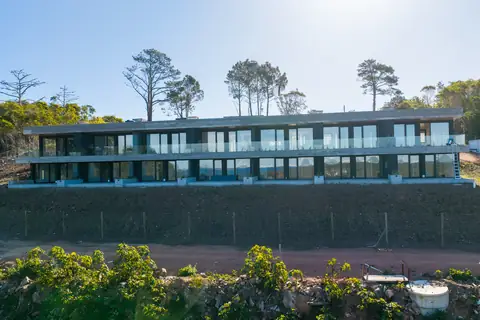
#> input picture baleia/media/fotos/02_aerea_bloque2_oblicua_cercana.thumb.webp, 480 x 320 px
$ python -i dzi.py   (imports and definitions only)
#> lines starting #> are read from the running program, lines starting #| are printed output that depends on the picture
"""Piramide deep-zoom (DZI) para planos gigapixel.

Metodo principal: invocar `vips dzsave` como proceso externo
(--tile-size 512 --overlap 1), que es la herramienta estandar y mucho mas
rapida/eficiente en memoria que cualquier implementacion pura en Python
para imagenes gigapixel.

`vips` no esta garantizado en toda maquina de desarrollo (en este Mac no
esta instalado). Si no se encuentra el binario:
  1. Se informa el comando de instalacion (`brew install vips`).
  2. Si se paso --fallback-pillow, se usa un fallback puro en Pillow que
     genera una piramide DZI equivalente (mas lento y con mayor uso de
     memoria: no recomendado para imagenes realmente gigapixel, pero
     suficiente para no bloquear el desarrollo/tests).
"""
from __future__ import annotations

import argparse
import json
import math
import os
import shutil
import subprocess
import sys
from typing import Dict, List

from PIL import Image

VIPS_INSTALL_HINT = "vips no esta instalado. Instalalo con: brew install vips"


def vips_available() -> bool:
    return shutil.which("vips") is not None


# [28 lines left out: function run_vips_dzsave, not called in this run]


def _pillow_dzsave(
    image_path: str,
    out_basename: str,
    tile_size: int = 512,
    overlap: int = 1,
    fmt: str = "jpg",
) -> Dict:
    """Fallback puro en Pillow, compatible con el layout DZI estandar
    (Deep Zoom Image de OpenSeadragon/Seadragon):
      {out_basename}.dzi                  -> manifest XML
      {out_basename}_files/{level}/{c}_{r}.{ext}

    No es apto para imagenes realmente gigapixel (todo se mantiene en
    memoria con Pillow), pero produce una piramide funcionalmente
    equivalente para desarrollo/tests cuando vips no esta disponible.
    """
#> called with out_basename = 'out.png', tile_size = 512, overlap = 1, fmt = 'jpg'
    img = Image.open(image_path).convert("RGB")
#> img is the input picture: PIL image 480x320 RGB; mean R, G, B 108.7, 126.4, 131.3
    width, height = img.size
#> width = 480; height = 320

    max_level = int(math.ceil(math.log2(max(width, height))))
#> max_level = 9
    files_dir = f"{out_basename}_files"
    os.makedirs(files_dir, exist_ok=True)

    tile_counts = {}
    current = img
    for level in range(max_level, -1, -1):
        level_dir = os.path.join(files_dir, str(level))
        os.makedirs(level_dir, exist_ok=True)
        w, h = current.size
        n_cols = math.ceil(w / tile_size)
        n_rows = math.ceil(h / tile_size)
        count = 0
        for row in range(n_rows):
            for col in range(n_cols):
                left = max(0, col * tile_size - overlap)
                top = max(0, row * tile_size - overlap)
                right = min(w, (col + 1) * tile_size + overlap)
                bottom = min(h, (row + 1) * tile_size + overlap)
                tile = current.crop((left, top, right, bottom))
                out_path = os.path.join(level_dir, f"{col}_{row}.{fmt}")
                if fmt == "jpg":
                    tile.save(out_path, format="JPEG", quality=85, optimize=True)
                else:
                    tile.save(out_path, format=fmt.upper())
                count += 1
        tile_counts[level] = count
        if w <= 1 and h <= 1:
            break
        new_w = max(1, math.ceil(w / 2))
        new_h = max(1, math.ceil(h / 2))
        current = current.resize((new_w, new_h), Image.LANCZOS)
#> this loop made 10 passes
#> pass 1, in _pillow_dzsave, `current = current.resize((new_w, new_h), Image.LANCZOS)`:
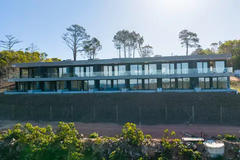
#> current: PIL image 240x160 RGB; mean R, G, B 108.7, 126.4, 131.3
#> pass 2, in _pillow_dzsave, `current = current.resize((new_w, new_h), Image.LANCZOS)`:
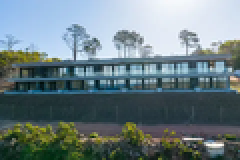
#> current: PIL image 120x80 RGB (shown 2 times larger); mean R, G, B 108.7, 126.4, 131.3
#> pass 3, in _pillow_dzsave, `current = current.resize((new_w, new_h), Image.LANCZOS)`:
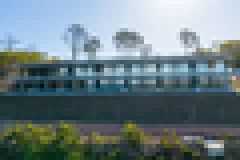
#> current: PIL image 60x40 RGB (shown 4 times larger); mean R, G, B 108.7, 126.4, 131.3
#> after the loop, tile_counts = 10 items

    dzi_xml = (
        '<?xml version="1.0" encoding="UTF-8"?>\n'
        f'<Image TileSize="{tile_size}" Overlap="{overlap}" Format="{fmt}" '
        'xmlns="http://schemas.microsoft.com/deepzoom/2008">\n'
        f'  <Size Width="{width}" Height="{height}"/>\n'
        "</Image>\n"
    )
    dzi_path = f"{out_basename}.dzi"
    with open(dzi_path, "w", encoding="utf-8") as f:
        f.write(dzi_xml)

    return {
        "engine": "pillow-fallback",
        "dzi": dzi_path,
        "tiles_dir": files_dir,
        "levels": max_level + 1,
        "tile_counts_by_level": tile_counts,
        "note": (
            "Fallback puro en Pillow: no recomendado para gigapixel real. "
            "Instalar vips (brew install vips) para produccion."
        ),
    }


# [49 lines left out: functions generate_dzi, build_arg_parser, main, not called in this run]


# [2 lines not run here, left out]

>>> result = _pillow_dzsave('../../../baleia/media/fotos/02_aerea_bloque2_oblicua_cercana.thumb.webp', 'out.png')
#> result = 6 items

$ run again, on baleia/media/fotos/04_aerea_skyline_punta_del_este.webp
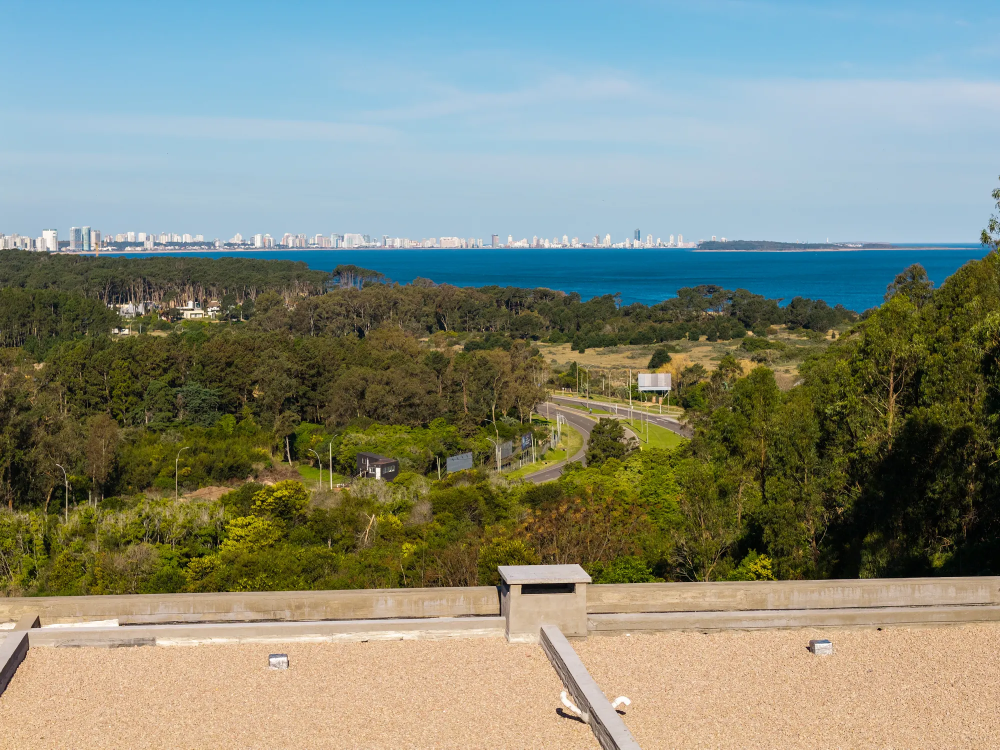
#> input picture baleia/media/fotos/04_aerea_skyline_punta_del_este.webp, 2000 x 1499 px (shown at 1/2 size)
#> in _pillow_dzsave, img is the input picture: PIL image 2000x1499 RGB; mean R, G, B 131.3, 138.6, 123.5
#> the loop in _pillow_dzsave, `for level in range(max_level, -1, -1):` made 12 passes
#> pass 1, in _pillow_dzsave, `tile.save(out_path, format="JPEG", quality=85, optimize=True)`:
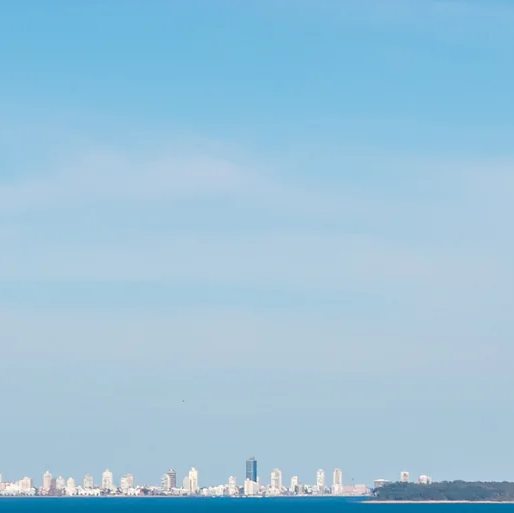
#> saved as 2_0.jpg: PIL image 514x513 RGB; mean R, G, B 154.2, 194.5, 218
#> pass 1, in _pillow_dzsave, `tile.save(out_path, format="JPEG", quality=85, optimize=True)`:
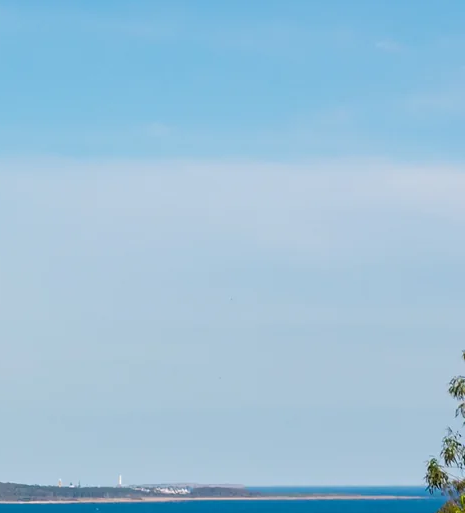
#> saved as 3_0.jpg: PIL image 465x513 RGB; mean R, G, B 154.5, 192.3, 216.4
#> after the loop in _pillow_dzsave, `for level in range(max_level, -1, -1):`: tile_counts = 12 items
#> result = 6 items

$ run again, on baleia/media/fotos/06_aerea_balcones_detalle.thumb.webp
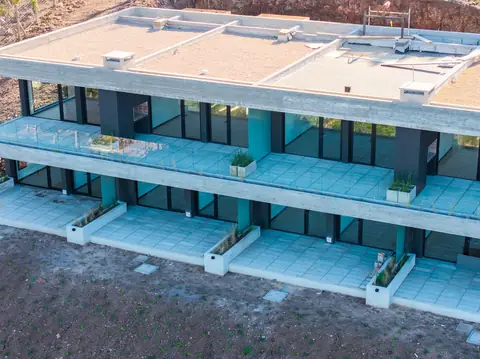
#> input picture baleia/media/fotos/06_aerea_balcones_detalle.thumb.webp, 480 x 359 px
#> in _pillow_dzsave, img is the input picture: PIL image 480x359 RGB; mean R, G, B 109.9, 134.5, 148.8
#> the loop in _pillow_dzsave, `for level in range(max_level, -1, -1):` made 10 passes
#> pass 1, in _pillow_dzsave, `current = current.resize((new_w, new_h), Image.LANCZOS)`:
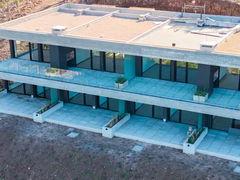
#> current: PIL image 240x180 RGB; mean R, G, B 109.9, 134.5, 148.8
#> pass 3, in _pillow_dzsave, `current = current.resize((new_w, new_h), Image.LANCZOS)`:
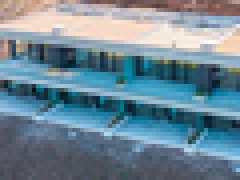
#> current: PIL image 60x45 RGB (shown 4 times larger); mean R, G, B 109.9, 134.5, 148.8
#> after the loop in _pillow_dzsave, `for level in range(max_level, -1, -1):`: tile_counts = 10 items
#> result = 6 items
